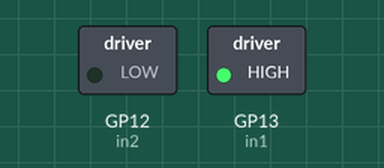
Simulated run of this program. Board: Raspberry Pi Pico running MicroPython. Parts: switched loads named in the program (green lamp = pin HIGH). What the program prints to the serial console is not drawn. At 5.0 s the program stops and its outputs stay as they are.

Above: at 0.1 s.
At 2.1 s:
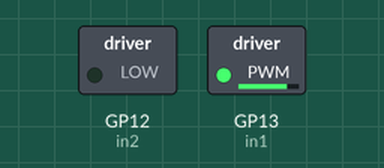
At 3.1 s:
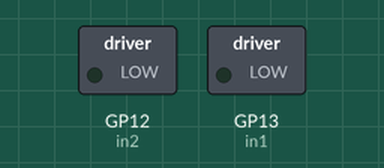
At 5.1 s:
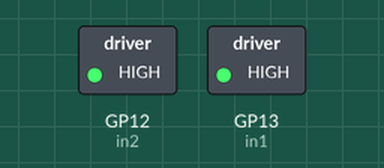
Timing chart, 0 to 6.5 s (numbered marks = the images above):
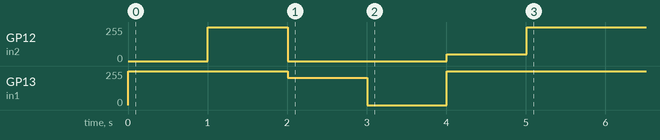

The program:

DRV8871.py
```python
# -----------------------------------------
#                 NOTES
# -----------------------------------------

# Dieter Steinhauser
# 11/2023

# DRV8871 H-Bridge Motor Controller driver.


# -----------------------------------------
#               IMPORTS
# -----------------------------------------

from machine import Pin, PWM
import time
from src.pico_power_management.helpers import *
# from helpers import *
# -----------------------------------------
#                Class:
# -----------------------------------------


desc = r"""
The DRV8871 output consists of four N-channel MOSFETs that are designed to drive high current. They are
controlled by the two logic inputs IN1 and IN2.

IN1 IN2 OUT1, OUT2 DESCRIPTION
0   0   HI-Z  HI-Z  Coast, H=bridge disabled to High-Z
0   1   L     H     Reverse (current OUT2->OUT1)
1   0   H     L     Forward (current OUT1->OUT2)
1   1   L     L     Brake, Low side slow decay.


The inputs can be set to static voltages for 100% duty cycle drive, or they can be pulse-width modulated (PWM)
for variable motor speed. When using PWM, it typically works best to switch between driving and braking. For
example, to drive a motor forward with 50% of its max RPM, IN1 = 1 and IN2 = 0 during the driving period, and
IN1 = 1 and IN2 = 1 during the other period. Alternatively, the coast mode (IN1 = 0, IN2 = 0) for fast current
decay is also available. The input pins can be powered before VM is applied.

"""


class DRV8871:

    MAX_PWM_FREQ = 200_000
    HIGH = 65535
    LOW = 0

    def __init__(self, name:str, in1, in2, pwm_freq=100_000, description = None, *args, **kwargs) -> None:
        """Object initialization for DRV8871. Follow device initialization and adds register information to object"""

        # Throw errors for incorrect values.
        check_type(in1, 'in1', (int, Pin))
        check_type(in2, 'in2', (int, Pin))
        check_type(pwm_freq, 'pwm_freq', int)

        if isinstance(in1, int):
            check_range(in1, 'in1', 0, 28)
        if isinstance(in2, int):
            check_range(in2, 'in2', 0, 28)

        check_range(pwm_freq, 'pwm_freq', 0, self.MAX_PWM_FREQ)

        # assign the object variables
        self.name  = name
        self.pwm_freq = pwm_freq
        self.description = desc if description is None else description

        # Create Pin Objects
        self.in1 = Pin(in1, Pin.OUT) if isinstance(in1, int) else in1
        self.in2 = Pin(in2, Pin.OUT) if isinstance(in2, int) else in2

        # Create PWM channels with the Pins
        self.in1_pwm = PWM(self.in1)
        self.in1_pwm.freq(pwm_freq)
        self.in1_pwm.duty_u16(self.LOW)
        self.in2_pwm = PWM(self.in2)
        self.in2_pwm.freq(pwm_freq)
        self.in2_pwm.duty_u16(self.LOW)

    def full_forward(self):
        """Set the device in a full forward state."""

        # Set IN2 Low then IN1 High.
        self.in2_pwm.duty_u16(self.LOW)
        self.in1_pwm.duty_u16(self.HIGH)

    def full_backward(self):
        """Set the device in a full backward state."""

        # Set IN1 Low then IN2 High.
        self.in1_pwm.duty_u16(self.LOW)
        self.in2_pwm.duty_u16(self.HIGH)

    def forward(self, duty = 5, coast=True):
        """
        Set the device in a forward state.
        Duty Cycle of forward power is controlled by PWM ON time.

        :param duty: Duty Cycle of forward power given on a scale of 0 to 100, defaults to 5.
        :type duty: int | float
        :param coast: Determines the alternate state of operation. Either Coast (True) or Brake (False). Defaults to True.
        :type coast: bool
        """
        # Throw errors for incorrect values
        check_type(duty, 'duty', (int, float))
        check_range(duty, 'duty', 0, 100)
        check_type(coast, 'coast', bool)

        if coast: # Alternates between forward and coast

            # Start PWM at the desired Duty Cycle
            duty = int((duty/100) * 65535)
            self.in2_pwm.duty_u16(self.LOW)
            self.in1_pwm.duty_u16(duty)

        else: # Alternates between forward and Brake

            # Start PWM at the desired Duty Cycle
            duty = int(((100-duty)/100) * 65535)
            self.in2_pwm.duty_u16(duty)
            self.in1_pwm.duty_u16(self.HIGH)

    def backward(self, duty = 5, coast=True):
        """
        Set the device in a backward state.
        Duty Cycle of backward power is controlled by PWM ON time.

        :param duty: Duty Cycle of backward power given on a scale of 0 to 100, defaults to 5.
        :type duty: int | float
        :param coast: Determines the alternate state of operation. Either Coast (True) or Brake (False). Defaults to True.
        :type coast: bool
        """
        # Throw errors for incorrect values
        check_type(duty, 'duty', (int, float))
        check_range(duty, 'duty', 0, 100)
        check_type(coast, 'coast', bool)

        if coast: # Alternates between forward and coast

            # Start PWM at the desired Duty Cycle
            duty = int((duty/100) * 65535)
            self.in1_pwm.duty_u16(self.LOW)
            self.in2_pwm.duty_u16(duty)

        else: # Alternates between forward and Brake

            # Start PWM at the desired Duty Cycle
            duty = int(((100-duty)/100) * 65535)
            self.in1_pwm.duty_u16(duty)
            self.in2_pwm.duty_u16(self.HIGH)

    def coast(self):
        """Set the device to coast. """

        # Set the device to coast
        self.in1_pwm.duty_u16(self.LOW)
        self.in2_pwm.duty_u16(self.LOW)

    def brake(self):
        """Set the device to stop abruptly. """

        # Set the device to brake
        self.in1_pwm.duty_u16(self.HIGH)
        self.in2_pwm.duty_u16(self.HIGH)

    def status(self):
        """
        Query the status of the H-bridge controls.

        NOTE: we cannot read the H-Bridge's status directly, rather this method returns the status of the associated pins and PWM system.
        """
        return_dict = {}
        in1_duty = self.in1_pwm.duty_u16()
        in2_duty = self.in2_pwm.duty_u16()

        # IN1 IN2 OUT1, OUT2 DESCRIPTION
        # 0   0   HI-Z  HI-Z  Coast, H=bridge disabled to High-Z
        # 0   1   L     H     Reverse (current OUT2->OUT1)
        # 1   0   H     L     Forward (current OUT1->OUT2)
        # 1   1   L     L     Brake, Low side slow decay.

        state = None
        off_state = None
        effective_duty = None

        # Based on the Pin setup, determine the status of the system
        if in1_duty == self.HIGH and in2_duty == self.HIGH:
            state = "BRAKE"
            off_state = 'BRAKE'

        elif in1_duty == self.LOW and in2_duty == self.LOW:
            state = 'COAST'
            off_state = 'COAST'

        elif self.LOW <= in1_duty <= self.HIGH and in2_duty == self.HIGH:
            state = 'BACKWARD'
            off_state = 'BRAKE'
            effective_duty = 100 - int(100* in1_duty / 65535)

        elif self.LOW <= in2_duty <= self.HIGH and in1_duty == self.LOW:
            state = 'REVERSE'
            off_state = 'COAST'
            effective_duty = int(100* in2_duty / 65535)

        elif self.LOW <= in2_duty <= self.HIGH and in1_duty == self.HIGH:
            state = 'FORWARD'
            off_state = 'BRAKE'
            effective_duty = 100 - int(100* in2_duty / 65535)

        elif self.LOW <= in1_duty <= self.HIGH and in2_duty == self.LOW:
            state = 'FORWARD'
            off_state = 'COAST'
            effective_duty = int(100* in1_duty / 65535)

        in1_pwm = {'FREQ': self.in1_pwm.freq(), 'DUTY': int(100* in1_duty / 65535)}
        in2_pwm = {'FREQ': self.in2_pwm.freq(), 'DUTY': int(100* in2_duty / 65535)}

        return_dict['in1_pwm'] = in1_pwm
        return_dict['in2_pwm'] = in2_pwm
        return_dict['effective_duty'] = effective_duty
        return_dict['state'] = state
        return_dict['off_state'] = off_state
        return return_dict


if __name__ == '__main__':

    drv = DRV8871(name='Motor Driver', in1 = Pin(13, Pin.OUT), in2=Pin(12, Pin.OUT))

    test = True
    if test:
        print('testing')
        drv.full_forward()
        print(drv.status())
        time.sleep(1)
        drv.brake()
        print(drv.status())
        time.sleep(1)
        drv.forward(80)
        print(drv.status())
        time.sleep(1)
        drv.coast()
        print(drv.status())
        time.sleep(1)
        drv.forward(80, coast=False)
        time.sleep(1)
        drv.brake()
        print(drv.status())


# -----------------------------------------
#              END OF FILE
# -----------------------------------------
```

helpers.py
```python
# -----------------------------------------
#                 NOTES
# -----------------------------------------

# Dieter Steinhauser
# 10/2023
# Helper methods

# -----------------------------------------
#               IMPORTS
# -----------------------------------------


# -----------------------------------------
#                Class:
# -----------------------------------------

def check_type(value, name, expected_type):
    """
    Check if the value is of the expected data type.

    :param value: The value to check.
    :param name: The variable name.
    :param expected_type: The expected data type.
    :raises ValueError: If the value is not of the expected type.
    """
    if value is None:
        return None

    if not isinstance(value, expected_type):

        expected_type = [val.__name__ for val in expected_type] if isinstance(expected_type, (tuple, list)) else expected_type.__name__
        raise ValueError(f"Incorrect {name}: '{value}'. {name} is not of type {expected_type}")


def check_range(value, name, min_value, max_value):
    """
    Check if the value is within a specified range.

    :param value: The value to check.
    :param name: The variable name.
    :param min_value: The minimum allowed value.
    :param max_value: The maximum allowed value.
    :raises ValueError: If the value is outside the specified range.
    """
    if value is None:
        return None

    if not (min_value <= value <= max_value):
        raise ValueError(f"Incorrect {name}: '{value}'. {name} is not within the range [{min_value}, {max_value}]")


def check_str(value, name, expected_value):
    """
    Check if the value is one of the expected strings.

    :param value: The value to check.
    :param name: The variable name.
    :param min_value: expected string value or list of values
    :raises ValueError: If the value is outside the specified range.
    """
    if value is None:
        return None

    if isinstance(expected_value, str):
        if not value == expected_value:
            raise ValueError(f"Incorrect {name}: '{value}'. {name} is not the same as the expected string {expected_value}")

    if isinstance(expected_value, (list, tuple)):
        if value not in expected_value:
           raise ValueError(f"Incorrect {name}: '{value}'. {name} is not one of the expected strings {expected_value}")


def check_list(value, name, expected_value):
    """
    Check if the value is one of the expected values of a list.

    :param value: The value to check.
    :param name: The variable name.
    :param min_value: expected list of values
    :raises ValueError: If the value is outside the specified range.
    """
    if value is None:
        return None

    if value not in expected_value:
        raise ValueError(f"Incorrect {name}: '{value}'. {name} is not one of the expected values {expected_value}")


def read_modify(read_data, modify_data, bit_mask):
    """
    Helper method to write data without editing.

    The first parantheses clears fields that are being edited while others are untouched.
    The second parantheses restricts the modifying data to the bits we want edited.
    performing a bitwise OR then allows for the RMW cycle to be complete.

    :param read_data: current data from the device
    :type read_data: int
    :param modify_data: Data to be edited
    :type modify_data: int
    :param modify_data: field mask of the data being edited.
    :type modify_data: int
    :return: write_data
    :rtype: int
    """
    write_data = (read_data & ~bit_mask) | (modify_data & bit_mask)
    return write_data

# def check_enum(value, name, key_enum):
#     """
#     Check if the value is a valid enum value.
#
#     :param value: The value to check.
#     :param name: The variable name.
#     :param key_enum: A dictionary or enum containing valid values.
#     :raises ValueError: If the value is not a valid enum value.
#     """
#     key_names = [key.name for key in key_enum]
#
#     if value is None:
#         return None
#
#     if not isinstance(value, (str, key_enum)):
#         raise ValueError(f"{name} '{value}' is not valid. Possible values are: {key_names}")
#
#     if isinstance(value, str):
#         if value not in key_names:
#             raise ValueError(f"{name} '{value}' is not valid. Possible strings are: {key_names}")
#
#         return key_enum[value]
#
#     if not isinstance(value, key_enum):
#         raise ValueError(f"{name} '{value}' is not valid. Possible Enum objects are: {key_names}")
#
#     return value
#
```

Measured:
- by itself, GP12 (in2): 0/255 → 255/255 at 1.0 s, → 0/255 1.0 s later, → 51/255 2.0 s later, → 255/255 1.0 s later
- by itself, GP13 (in1): 0/255 → 255/255 at 0.00 s, → 204/255 2.0 s later, → 0/255 1.0 s later, → 255/255 1.0 s later
